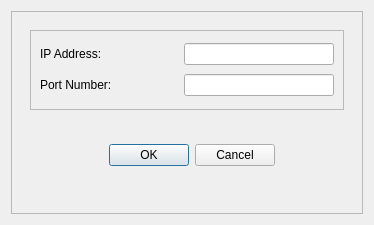
<?xml version="1.0" encoding="UTF-8"?>
<ui version="4.0">
 <class>Dialog</class>
 <widget class="QDialog" name="Dialog">
  <property name="geometry">
   <rect>
    <x>0</x>
    <y>0</y>
    <width>374</width>
    <height>225</height>
   </rect>
  </property>
  <property name="minimumSize">
   <size>
    <width>374</width>
    <height>225</height>
   </size>
  </property>
  <property name="maximumSize">
   <size>
    <width>374</width>
    <height>225</height>
   </size>
  </property>
  <property name="windowTitle">
   <string>Dialog</string>
  </property>
  <layout class="QGridLayout" name="gridLayout">
   <item row="0" column="0">
    <widget class="QFrame" name="frame">
     <property name="frameShape">
      <enum>QFrame::StyledPanel</enum>
     </property>
     <property name="frameShadow">
      <enum>QFrame::Raised</enum>
     </property>
     <layout class="QGridLayout" name="gridLayout_3">
      <item row="0" column="0">
       <widget class="QFrame" name="frame_2">
        <property name="frameShape">
         <enum>QFrame::NoFrame</enum>
        </property>
        <property name="frameShadow">
         <enum>QFrame::Raised</enum>
        </property>
        <layout class="QVBoxLayout" name="verticalLayout_2">
         <item>
          <widget class="QFrame" name="frame_3">
           <property name="frameShape">
            <enum>QFrame::StyledPanel</enum>
           </property>
           <property name="frameShadow">
            <enum>QFrame::Raised</enum>
           </property>
           <layout class="QGridLayout" name="gridLayout_2">
            <item row="0" column="0">
             <widget class="QLabel" name="label">
              <property name="text">
               <string>IP Address:</string>
              </property>
             </widget>
            </item>
            <item row="0" column="1">
             <widget class="QLineEdit" name="lineEdit">
              <property name="minimumSize">
               <size>
                <width>150</width>
                <height>0</height>
               </size>
              </property>
              <property name="maximumSize">
               <size>
                <width>150</width>
                <height>16777215</height>
               </size>
              </property>
             </widget>
            </item>
            <item row="1" column="0">
             <widget class="QLabel" name="label_2">
              <property name="text">
               <string>Port Number:</string>
              </property>
             </widget>
            </item>
            <item row="1" column="1">
             <widget class="QLineEdit" name="lineEdit_2">
              <property name="minimumSize">
               <size>
                <width>150</width>
                <height>0</height>
               </size>
              </property>
              <property name="maximumSize">
               <size>
                <width>150</width>
                <height>16777215</height>
               </size>
              </property>
             </widget>
            </item>
           </layout>
          </widget>
         </item>
         <item>
          <widget class="QFrame" name="frame_4">
           <property name="frameShape">
            <enum>QFrame::NoFrame</enum>
           </property>
           <property name="frameShadow">
            <enum>QFrame::Raised</enum>
           </property>
           <layout class="QHBoxLayout" name="horizontalLayout_3">
            <item>
             <widget class="QDialogButtonBox" name="buttonBox">
              <property name="standardButtons">
               <set>QDialogButtonBox::Cancel|QDialogButtonBox::Ok</set>
              </property>
             </widget>
            </item>
            <item>
             <spacer name="horizontalSpacer">
              <property name="orientation">
               <enum>Qt::Horizontal</enum>
              </property>
              <property name="sizeType">
               <enum>QSizePolicy::Fixed</enum>
              </property>
              <property name="sizeHint" stdset="0">
               <size>
                <width>60</width>
                <height>20</height>
               </size>
              </property>
             </spacer>
            </item>
           </layout>
          </widget>
         </item>
        </layout>
       </widget>
      </item>
     </layout>
    </widget>
   </item>
  </layout>
 </widget>
 <resources/>
 <connections/>
</ui>
